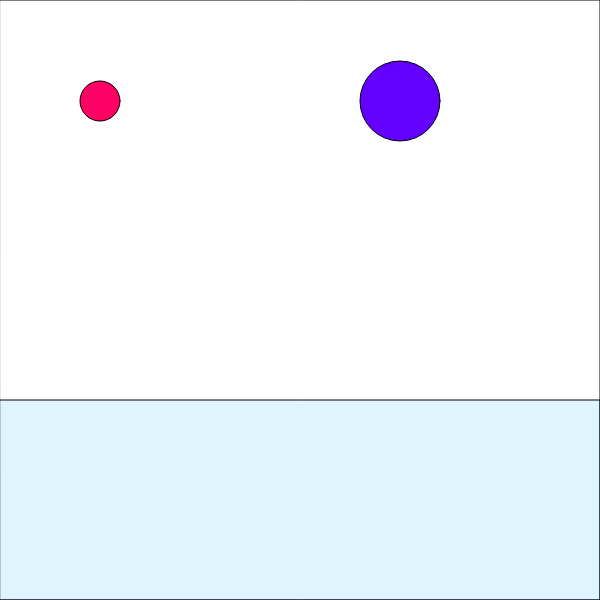
Frame 1 (no input)
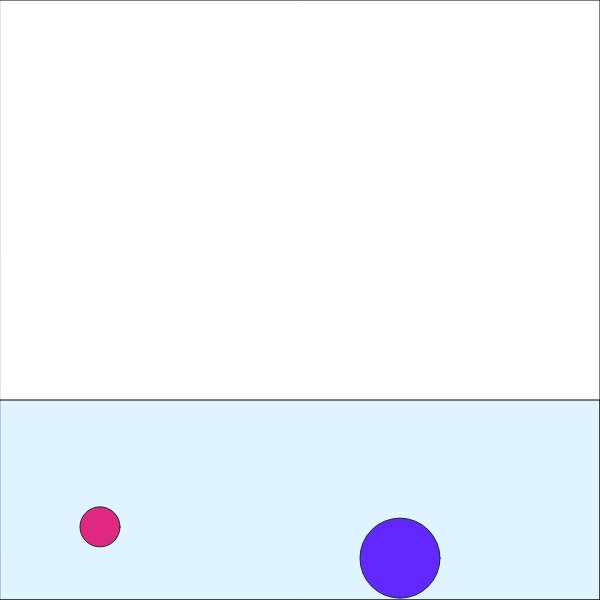
Frame 60 (no input)
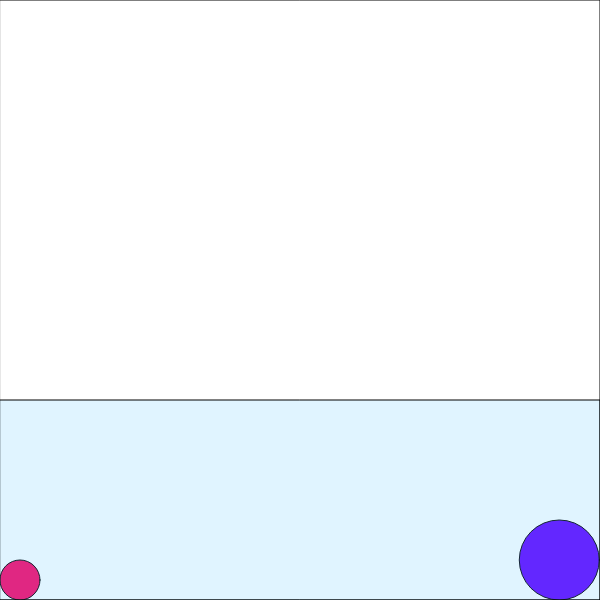
Frame 120 (the mouse pressed at the canvas centre since frame 60)

The p5.js sketch that drew these frames (run headless with seeded random() and noise() and a simulated clock; from frame 60 on, the mouse is pressed at the canvas centre):

// p5.js sketch
// ── sketch.js
// let ball;
const balls = [];

const waterline = 400;

function setup() {
  createCanvas(600, 600);

  let ball = new Ball(100, 100, 20, color(255, 0, 100));
  balls.push(ball);
  ball = new Ball(400, 100, 40, color(100, 0, 255));
  balls.push(ball);
}

function draw() {
  background(255);
  fill("white");
  rect(0, 0, width, height);

  // gravity
  const g = createVector(0, 1);
  balls.forEach((b) => {
    b.applyForce(p5.Vector.mult(g, b.mass));
  });
  // ball.applyForce(g);

  // wind
  if (mouseIsPressed) {
    const mouse = createVector(mouseX, mouseY);
    balls.forEach((b) => {
      const wind = p5.Vector.sub(b.position, mouse);
      wind.normalize();
      wind.mult(2);

      b.applyForce(wind);
    });
    // ball.applyForce(wind);
  }

  // drag
  const dragCoefficient = 0.1;
  balls.forEach((b) => {
    if (b.position.y + b.radius > waterline) {
      const drag = b.velocity.copy().normalize();
      drag.mult(b.velocity.magSq());
      drag.mult(-dragCoefficient);

      b.applyForce(drag);
    }
  });

  balls.forEach((b) => {
    b.update();
  });
  balls.forEach((b) => {
    b.draw();
  });
  // ball.update();
  // ball.draw();

  fill(100, 200, 255, 50);
  rect(0, waterline, width, height - waterline);
}

class Ball {
  constructor(x, y, radius, color) {
    this.radius = radius;
    this.color = color;
    this.position = createVector(x, y);
    this.velocity = createVector(0, 0);
    this.acceleration = createVector(0, 0);
    this.mass = radius / 10;
  }

  draw() {
    fill(this.color);
    circle(this.position.x, this.position.y, this.radius * 2);
  }

  applyForce(force) {
    this.acceleration.add(p5.Vector.div(force, this.mass));
  }

  update() {
    this.velocity.add(this.acceleration);
    this.acceleration.mult(0);
    this.position.add(this.velocity);
    if (
      this.position.x + this.radius > width ||
      this.position.x - this.radius < 0
    ) {
      this.velocity.x *= -0.9;
      this.position.x = constrain(
        this.position.x,
        this.radius,
        width - this.radius,
      );
    }
    if (
      this.position.y + this.radius > height ||
      this.position.y - this.radius < 0
    ) {
      this.velocity.y *= -0.9;
      this.position.y = constrain(
        this.position.y,
        this.radius,
        height - this.radius,
      );
    }
  }
}
